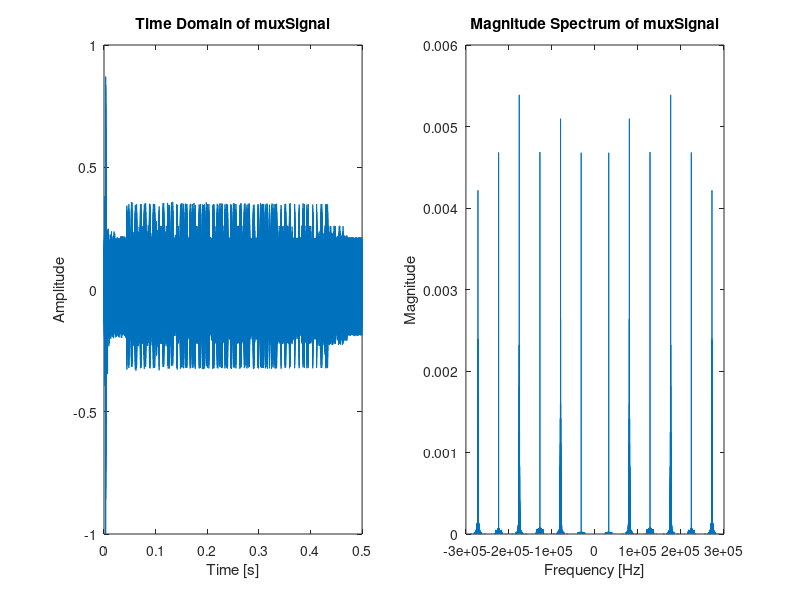

Recreate this plot in MATLAB. (Note: this script raises an error after producing the figure.)
%% Assignment 2, Part 3 (Impulse room signal analysis)
%  Do not change before line 35
%  You will need to have generated A2P3Data.mat from 
%  GenerateAssignment2Data.m before working with this file.

%  Clearing and preparing the workspace
clear; clc; close all;

%  Load assignment data from A2P1Data.mat.
load('A2P3Data.mat');  

%=================================================================%
%
% Refer to the assignment sheet for details.
% Names of the variables are important,
% e.g. 'a1' is considered a different variable to 'A1'.
% Make sure variables have been declared as they appear in the brief.
%
% Ts - Sampling period
% t - Time domain vector
% MUXSIG - Frequency domain representation of mux
% f - Frequency vector
% fshift - Frequency shifts
% Mag - Magnitude
% Phase - Phase
% xdm - All de-shifted signals in the time domain
% XDM - Frequency domain representation of xdm 
% freqResponse - Frequency response of systems 
% impresp - Impulse response of chosen system 
% MSG - Frequency domain representation of Filtered signals 
% imp - Recovered impulse responses resampled to 48kHz 
% text - Recovered text streams resampled to 48kHz 
% t_recov - New time vector for recovered and resampled signals 
% f_recov - New frequency vector for recovered and resampled signals 
%
%====Enter your code below this line================================

%% 3.1 - Spectrum Analysis
Ts = 1/fs;                                                  % Sampling Period [s]
samples = length(muxSignal);                                % Number of samples
t = linspace(0, samples/fs, samples+1); t(end) = [];        % Time vector
MUXSIG = fft(muxSignal);                                    % Fourier Transform
f = linspace(-fs/2, fs/2, samples+1); f(end)=[];            % Frequency Vector

% Plot signal against time
figure('Name',"Recieved Signal"), hold on;
subplot(1, 2, 1)
plot(t, muxSignal);                                         % Time Domain
xlabel("Time [s]"), ylabel("Amplitude"), title("Time Domain of muxSignal")
subplot(1, 2, 2)
plot(f, abs(fftshift(MUXSIG/fs)));                          % Frequency Domain
xlabel("Frequency [Hz]"), ylabel("Magnitude"), title("Magnitude Spectrum of muxSignal")

%% 3.2 - Multiplexing Parameters
% We can note that there are 6 clear frequency shifts from above
MUXSIGshift = fftshift(MUXSIG);                             % Shifted Fourier Transform to correspond to f
% Find the 6 frequency shifts, considering only positive freqs
[~, fshift] = findpeaks(abs(MUXSIGshift(f>0)), f(f>0), 'NPeaks',6, 'SortStr','descend');
fshift = sort(fshift);                                      % Sort in asc order
fshift_indices = find(ismember(f, fshift));                 % Find incices in f
Mag = abs(MUXSIGshift(fshift_indices));                     % Corresponding Magnitudes
Phase = angle(MUXSIGshift(fshift_indices));                 % Corresponding Phase [rads]    
clear MUXSIGshift;     % Done with this
%% 3.3 - Unshift Each Signal &  3.4 - Compute Fourier Transform
xdm = FDMDemux(muxSignal, t, Mag, fshift, Phase);           % Demultiplex using known values
XDM = fft(xdm, length(xdm), 2);                             % Row-wise FT

figure('Name', "Demultiplexed Streams"), hold on;
streams = size(xdm, 1);
cols = 3;
for k = 1:streams                                           % Plot each stream, 3 colums, 2 rows per stream
    subplot(streams/3 * 2, 3, k + mod(k-1, streams) - mod(k-1, 3)) % Don't mind the stupid way of laying out subpots
    plot(t, xdm(k, :));                                     % Time domain
    xlabel("Time [s]"), ylabel("Amplitude"), title(sprintf("Time Domain - Stream %i", k))
    subplot(streams/3 * 2, 3, k + mod(k-1, streams) - mod(k-1, 3) + 3)
    plot(f, abs(fftshift(XDM(k, :)/fs)));                   % Frequency Domain
    xlabel("Frequency [Hz]"), ylabel("Magnitude"), title(sprintf("Magnitude Spectrum of Stream %i", k))
end
%% 3.4, 3.5 - Analyse TFs
factorTF(sys(1))
% shows its  a time multiplexed exponential -> (1/(s+a)^2)
% No zeros, poles are real and neg so looks good for exponential decay
factorTF(sys(2))
% Neg poles, larger than sys 1 so may have a quicker decay
% has a zero at the origin, indicates low frequency attenuation
factorTF(sys(3))
% Complex poles, can infer oscillation within impulse response
% zeros at the origin, high pass filter 
factorTF(sys(4))
% Positive poles, unstable characteristics
%% 3.6 - Inspect Filters
% Calculate frequency responses of systems at our frequencies of interest
freqResponse = zeros([length(sys), length(f)]);             % Preallocate for performance
for k = 1:length(sys)                                       % Evaluate the freq response of each system
    freqResponse(k, :)= freqresp(sys(k), f, 'Hz');          % Substitute frequencies for S and evaluate output
end
figure('Name', "System Analysis", "Position", [50 50 1400 600]), hold on
subplot(2, 2, 1)
pzmap(sys(1), sys(2), sys(3), sys(4))
legend("Sys 1", "Sys 2", "Sys 3", "Sys 4")
% Clearly purple (sys4) is undesirable due to positive poles
subplot(2, 2, 2)
impulse(sys(1), sys(2), sys(3))
% Yellow and red go neg which doesn't look ideal
subplot(2, 2, 3), hold on
for k = 1:size(freqResponse, 1)
    plot(f, real(freqResponse(k, :)))
end
% Sys 4 clearly not ideal, sys 1 does what we want
xlabel("Frequency"), ylabel("Magnitude"), title("Frequency Response in f")
subplot(2, 2, 4)
bodemag(sys(1), sys(2), sys(3), sys(4))
% confirms 1 is a low pass
%% 3.7 - Choosing A Filter
% Clearly (sys(1)) is best, as it is a low pass with a close to ideal
% step and impulse response
%% 3.8  Apply the filter
syms s;
[Num,Den] = tfdata(sys(1),'v');                             % Extract numerator and denominator
sys1_TF = poly2sym(Num, s)/poly2sym(Den, s);                % Get symbolic transfer function
sys1_IR = matlabFunction(ilaplace(sys1_TF));                % Usable function for the impulse response
impresp = sys1_IR(t);                                       % Discrete impulse response vector
freqRes = fft(impresp);                                     % Discrete Frequency response
MSG = zeros(size(XDM));                                     % Inilialise size For Performance
for k = 1:size(XDM, 1)
    MSG(k, :) = freqRes .* XDM(k, :);                       % Apply the Transfer Function
end
msg = ifft(MSG, length(MSG), 2);                            % Convert to time domain
for k = 1:size(msg,1)
    msg(k, :) = msg(k, :) - mean(msg(k,:));                 % remove dc bias (assuming mean of signals is 0);
    msg(k, :) = msg(k, :) / (max(abs(msg(k, :))));          % Scale to [-1 1]
end

% Plot the new streams
figure('Name', "Time and Freq Domain Of Filtered and Rescaled Streams"), hold on     
for k = 1:streams
    subplot(streams/3 * 2, 3, k + mod(k-1, streams) - mod(k-1, 3))
    plot(t, msg(k, :))
    title(sprintf("Time Domain of Stream %i", k)), xlabel("Time [s]"), ylabel("Amplitude")
    ylim([-1, 1])
    subplot(streams/3 * 2, 3, k + mod(k-1, streams) - mod(k-1, 3) + 3)
    plot(f, real(abs(fftshift(MSG(k, :)/fs))))
    title(sprintf("Magnitude Spectrum of Stream %i", k)), xlabel("Frequency [Hz]"), ylabel("Magnitude")
end
%% 3.9
FS_recov = 16e3;                                                % ADC sample rate [Fs]
impulses_recov = resample(msg((1:2:end), :).', FS_recov, fs).'; % Resample each impulse response
%% 3.10
texts_recov = msg((2:2:end), :);
%% 3.11
t_recov = linspace(0, 0.5, length(impulses_recov)+1); t_recov(end) = [];
f_recov = linspace(-FS_recov/2, FS_recov/2, length(t_recov)+1); f_recov(end) = [];
IMPULSES_RECOV = fft(impulses_recov, length(impulses_recov), 2);
for k = 1:3
    [text] = decoder(texts_recov(k, :));
    figure
    sgtitle(text)
    subplot(1, 2, 1)
    plot(t_recov, impulses_recov(k, :));
    ylim([-1 1]), xlim([0 0.3])
    title("Impulse Response"), xlabel("Time [s]"), ylabel("Amplitude")
    subplot(1, 2, 2)
    plot(f_recov, abs(fftshift(IMPULSES_RECOV(k, :)/FS_recov)));
    title("Frequency Response"), xlabel("Frequency [Hz]"), ylabel("Magnitude")
end


%% 3.12
% do a voice recorder and copy path here, or use my beautiful voice 
%[voice, fs_voice] = audioread("C:\Users\turne\OneDrive\Documents\Sound recordings\Recording.m4a");
[voice, fs_voice] = audioread("voice.wav");
% convert to row vector and only use one channel
voice = voice(:, 1).';
voice = voice / (max(abs(voice)));
voice = resample(voice, FS_recov, fs_voice);
% apply the impulse response as a convolution in the time domain
voiceTest = zeros([size(impulses_recov, 1) length(voice)]);
for k=1:size(impulses_recov, 1)
    c = conv(voice, impulses_recov(k, :), 'same');
    voiceTest(k, :) = c / max(abs(c(:)));
end

t_voice = linspace(0, length(voice)/fs, length(voice)+1); t_voice(end) = [];
f_voice = FS_recov/2 * linspace(-1, 1, length(t_voice)+1); f_voice(end)=[];
figure('Name', 'Voice Testing')
subplot(4, 2, 1)
plot(t_voice, voice);
title("Time Domain (Voice recording)", 'Interpreter','latex'), xlabel("Time [s]"), ylabel("Amplitude")
subplot(4, 2, 2)
plot(f_voice, abs(fftshift(fft(voice)/FS_recov)))
title("Magnitude Spectrum (Voice Recording)", 'Interpreter','latex'), xlabel("Frequency [Hz]"), ylabel("Magnitude")
rooms = ["laboratory", "livingroom", "kitchen"];
for k=1:3
    row = k;
    subplot(4, 2, row*2+1)
    plot(t_voice, voiceTest(k, :))
    title(sprintf("Time Domain (Voice recording $*$ %s impulse response)", rooms(k)), 'Interpreter','latex'), xlabel("Time [s]"), ylabel("Amplitude")
    subplot(4, 2, row*2+2)
    plot(f_voice, abs(fftshift(fft(voiceTest(k, :))/FS_recov)))
    title(sprintf("Magnitude Spectrum (Voice recording $\\times$ %s frequency response)", rooms(k)), 'Interpreter','latex'), xlabel("Frequency [Hz]"), ylabel("Magnitude")
end

% sound(voiceTest(3, :), FS_recov)
% sound(voice, FS_recov)
